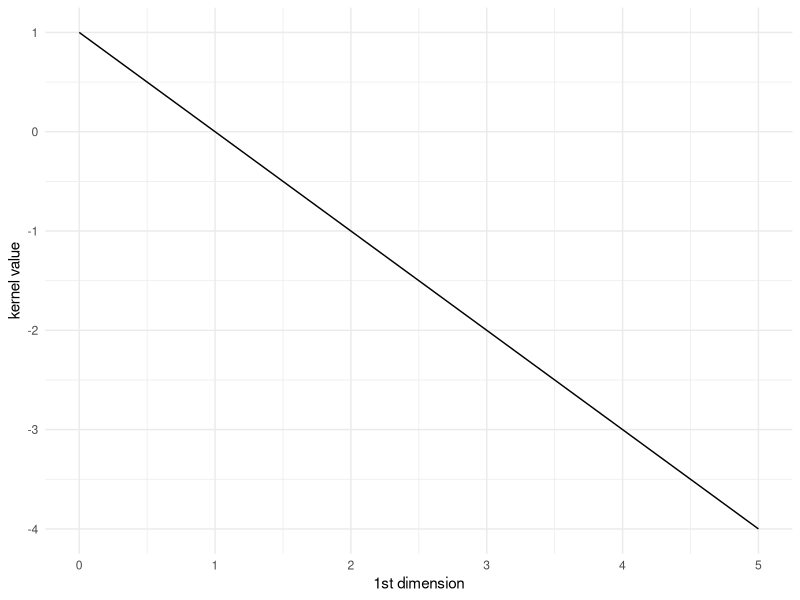
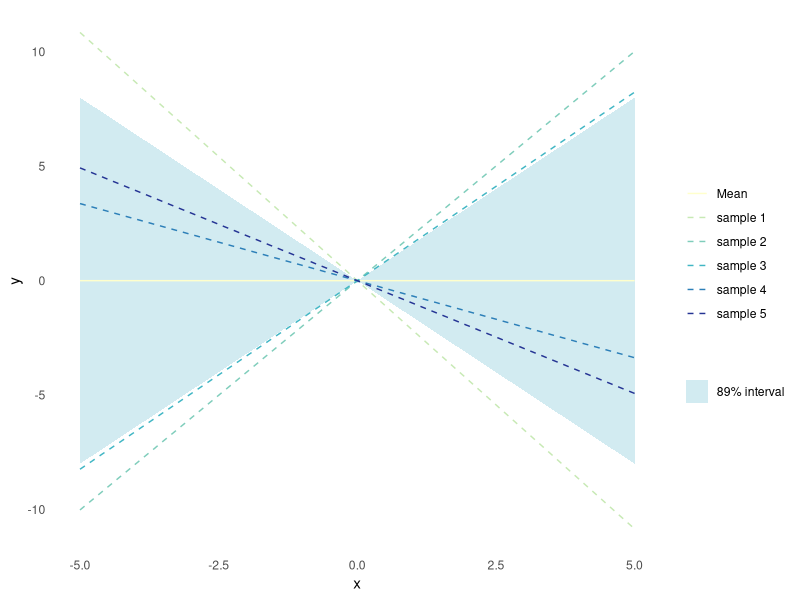
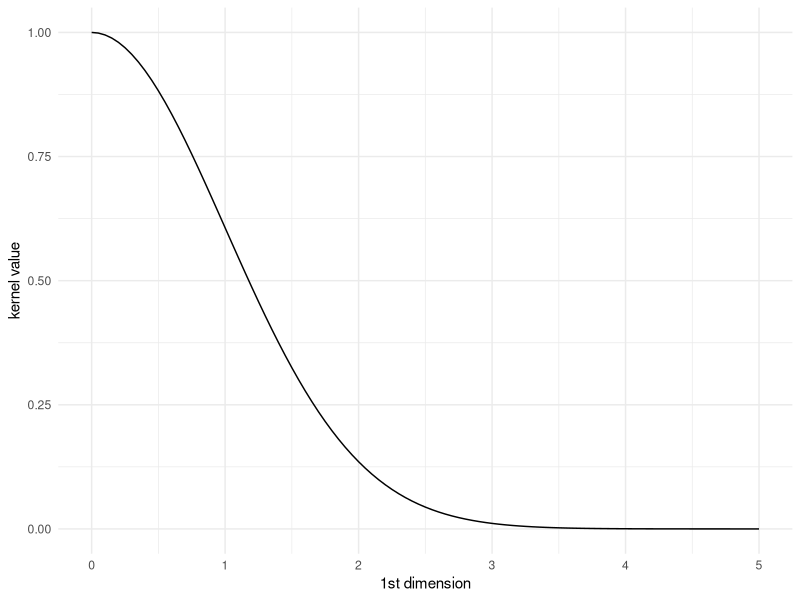
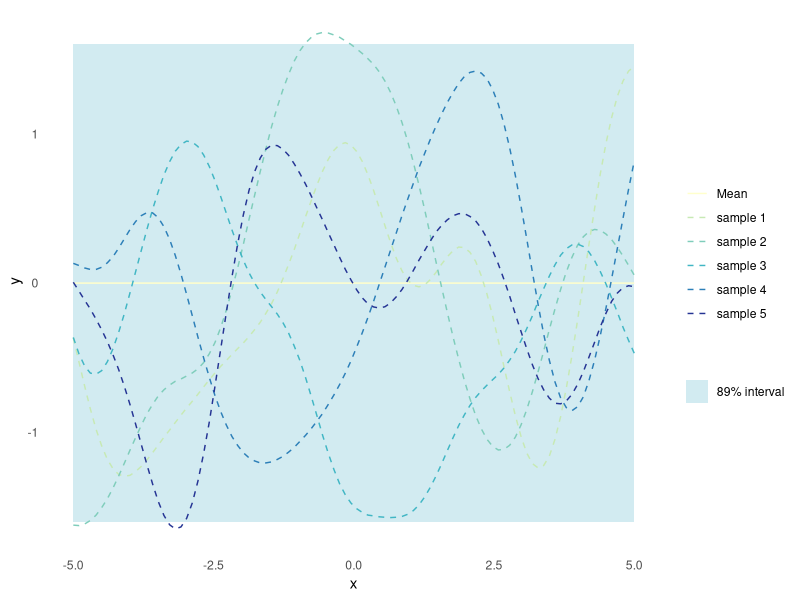

Here is the R script that generated these plots, in order:
## ---- chunk 1
library(ggplot2)
library(magrittr)
set.seed(4444)
## ---- chunk 2
plot_kernel_value <- function(kernel, ...) {
  tibble::tibble(
    X1 = seq(0, 5, by = 0.05),
    X2 = rep(0, length(X1)),
    kv = purrr::map2_dbl(X1, X2, kernel, ...)
  ) %>%
    ggplot(aes(x = X1, y = kv)) +
    geom_line() +
    labs(x = "1st dimension", y = "kernel value") +
    theme_minimal()
}
## ---- chunk 3
#' Random Samples from a Multivariate Gaussian
#' 
#' This implementation is similar to MASS::mvrnorm, but uses chlosky
#' decomposition instead. This should be more stable but is less efficient than
#' the MASS implementation, which recycles the eigen decomposition for the
#' sampling part.
#'
#' @param n number of samples to sample
#' @param mu the mean of each input dimension
#' @param sigma the covariance matrix
#' @param epsilon numerical tolerance added to the diagonal of the covariance
#'  matrix. This is necessary for the Cholesky decomposition, in some cases.
#'
#' @return numerical vector of n samples
rmvnorm <- function(n = 1, mu, sigma, epsilon = 1e-6) {
    p <- length(mu)
    if(!all(dim(sigma) == c(p, p))) stop("incompatible dimensions of arguments")
    ev <- eigen(sigma, symmetric = TRUE)$values
    if(!all(ev >= -epsilon*abs(ev[1L]))) {
      stop("The covariance matrix (sigma) is not positive definite")
    }
    cholesky <- chol(sigma + diag(p)*epsilon)
    sample <- rnorm(p*n, 0, 1)
    dim(sample) <- c(n, p)
    sweep(sample %*% cholesky, 2, mu, FUN = `+`)
}

plot_gp <- function(kernel, ...) {
  n_samples <- 5
  X_predict <- matrix(seq(-5, 5, length.out = 100), 100, 1)
  mu <- rep(0, times = length(X_predict))
  sigma <- rlang::exec(kernel, X1 = X_predict, X2 = X_predict, ...)
  samples <- rmvnorm(n = n_samples, mu, sigma)
  p <- tibble::as_tibble(
    t(samples),
    .name_repair = ~ paste("sample", seq(1, n_samples))
  ) %>%
    dplyr::mutate(
    x = X_predict,
    uncertainty = 1.6*sqrt(diag(sigma)),
    mu = mu,
    lower = mu - uncertainty,
    upper = mu + uncertainty
  ) %>%
    ggplot(aes(x = x)) +
    geom_ribbon(
      aes(ymin = lower, ymax = upper, fill = "89% interval"),
      alpha = 0.2
    ) +
    geom_line(aes(y = mu, colour = "Mean")) +
    theme_minimal() +
    labs(
      y = "y",
      x = "x",
      colour = "",
      fill = ""
    ) +
    theme(panel.grid = element_blank())
  Reduce(
    `+`,
    init = p,
    x = lapply(paste("sample", seq(1, n_samples)), function(s) {
      geom_line(aes(y = .data[[s]], colour = s), linetype = 2)
    })
  ) +
    scale_colour_brewer(palette = "YlGnBu") +
    scale_fill_manual(values = list("89% interval" = "#219ebc"))
}
## ---- chunk 4
linear_kernel <- function(X1, X2, alpha = 0, sigma = 0) {
  if (is.null(dim(X1))) dim(X1) <- c(1, length(X1))
  if (is.null(dim(X2))) dim(X2) <- c(1, length(X2))
  sigma^2 + (X1 - alpha) %*% t(X2 - alpha)
}
## ---- chunk 5
plot_kernel_value(linear_kernel, alpha = 1, sigma = 0)
## ---- chunk 6
plot_gp(linear_kernel)
## ---- chunk 7
#' RBF Kernel
#'
#' @param X1 matrix of dimensions (n, d). Vectors are coerced to (1, d).
#' @param X2 matrix of dimensions (m, d). Vectors are coerced to (1, d).
#' @param l length scale
#' @param sigma_f scale parameter 
#'
#' @return matrix of dimensions (n, m)
rbf_kernel <- function(X1, X2, l = 1.0, sigma_f = 1.0) {
  if (is.null(dim(X1))) dim(X1) <- c(1, length(X1))
  if (is.null(dim(X2))) dim(X2) <- c(1, length(X2))
  sqdist <- (- 2*(X1 %*% t(X2))) %>%
    add(rowSums(X1**2, dims = 1)) %>%
    sweep(2, rowSums(X2**2, dims = 1), `+`)
  sigma_f**2 * exp(-0.5 / l**2 * sqdist)
}
## ---- chunk 8
plot_kernel_value(rbf_kernel)
## ---- chunk 9
plot_gp(rbf_kernel)
## ---- chunk 10
matern_kernel <- function(X1, X2, nu, l) {
  # Compute Euclidean distance between each pair of rows
  dist_mat <- as.matrix(dist(rbind(X1, X2)))
  dist_X1X2 <- dist_mat[1:nrow(X1), (nrow(X1)+1):nrow(dist_mat)]

  # Compute the kernel
  sqrt_2nu_over_l <- sqrt(2 * nu) / l
  term1 <- ((2^(1 - nu)) / gamma(nu)) * ((sqrt_2nu_over_l) ^ nu) * dist_X1X2 ^ nu
  term2 <- besselK(sqrt_2nu_over_l * dist_X1X2, nu)
  K <- term1 * term2

  return(K)
}
## ---- chunk 11
# Define the Periodic Kernel function
periodic_kernel <- function(X1, X2, sigma2, length_scale, period) {
  # Calculate pairwise distances between input points
  D <- as.matrix(dist(rbind(X1, X2)))
  
  # Calculate the kernel matrix element for each pair of input points
  K <- sigma2 * exp(-2 * sin(pi * D / period)^2 / length_scale^2)
  
  # Return the covariance matrix
  return(K[1:length(X1), (length(X1)+1):(length(X1)+length(X2))])
}

## ---- chunk 12
hamming_kernel <- function(x, y) {
  L <- length(x)
  kernel <- sum(x == y) / L
  return(kernel)
}

## ---- chunk 13
chi_squared_kernel <- function(x, y) {
  # x: vector of histogram bin counts or probabilities
  # y: vector of histogram bin counts or probabilities
  
  # Check that x and y have the same length
  if (length(x) != length(y)) {
    stop("Input vectors must have the same length")
  }
  
  # Compute chi-squared distance between x and y
  dist <- sum((x - y)^2 / (x + y))
  
  # Compute chi-squared kernel using distance
  kernel <- exp(-0.5 * dist)
  
  return(kernel)
}

## ---- chunk 14
# Anisotropic RBF kernel (vectorized)
aniso_rbf_kernel <- function(X1, X2, gamma, l) {
  # X1: n x p matrix
  # X2: m x p matrix
  # gamma: scalar, the kernel width parameter
  # l: p-dimensional vector, the length scale parameter
  
  n <- nrow(X1)
  m <- nrow(X2)
  
  # Compute the squared Euclidean distance between every pair of points
  D <- -2 * crossprod(X1, X2, sparse = TRUE) +
    rowSums(X1^2) %*% rep(1, m) +
    rep(1, n) %*% t(colSums(X2^2))
  D <- sqrt(max(0, D))
  
  # Compute the kernel matrix using the RBF kernel function
  K <- exp(-gamma * (D^2 / outer(l^2, rep(1, m), "*")))
  
  return(K)
}

## ---- chunk 15
mixed_kernel <- function(X1, X2, gamma, l, kernel_type) {
  # X1: n x p matrix
  # X2: m x p matrix
  # gamma: scalar, the kernel width parameter
  # l: p-dimensional vector, the length scale parameter
  # kernel_type: p-dimensional vector, specifies the kernel type for each dimension
  
  n <- nrow(X1)
  m <- nrow(X2)
  p <- ncol(X1)
  
  # Initialize kernel matrix to zeros
  K <- matrix(0, n, m)
  
  for (i in 1:p) {
    # Compute kernel matrix for current dimension
    if (kernel_type[i] == "rbf") {
      K_i <- exp(-gamma * ((X1[,i] %*% t(rep(1,m)))^2 + (rep(1,n) %*% t(X2[,i]))^2 - 2*X1[,i] %*% t(X2[,i])) / l[i]^2)
    } else if (kernel_type[i] == "linear") {
      K_i <- X1[,i] %*% t(X2[,i])
    } else {
      stop("Unsupported kernel type")
    }
    
    # Add kernel matrix to mixed kernel matrix
    K <- K + K_i
  }
  
  return(K)
}
